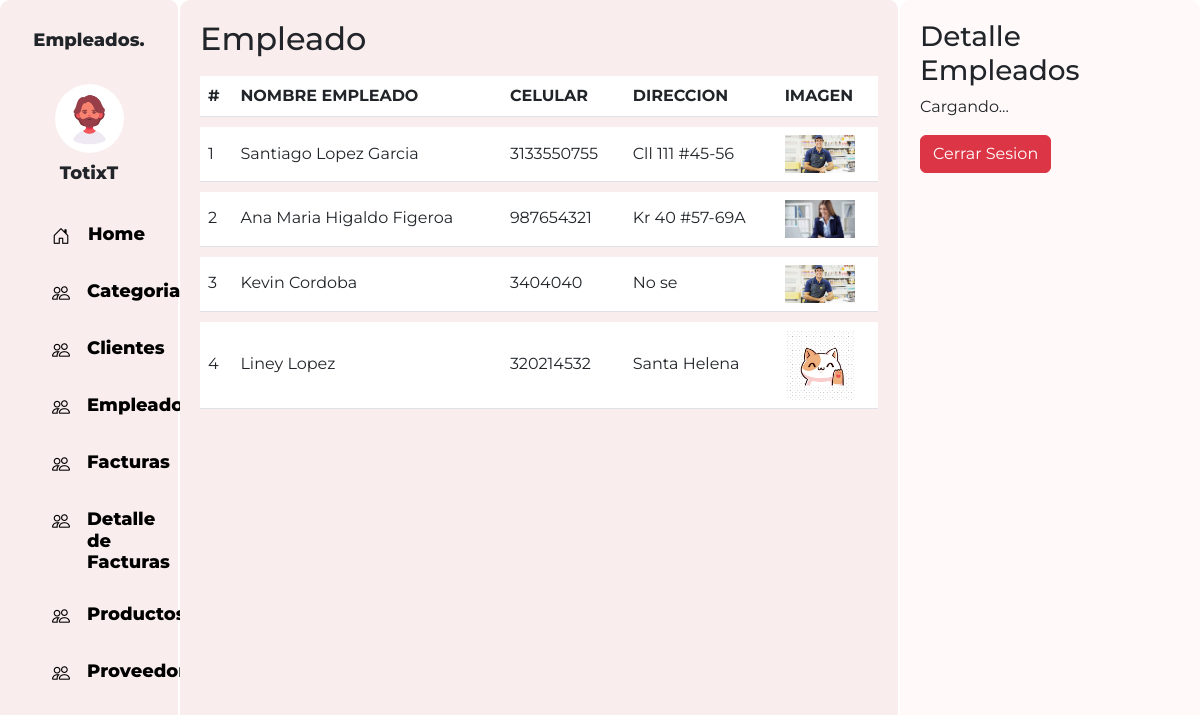
The page /Empleados2/empleados.php (signed in) on the database its author committed.
### tables this page shows
CREATE TABLE `empleados` (
  `Empleados_ID` int PRIMARY KEY AUTO_INCREMENT NOT NULL,
  `Nombre` varchar(60) NOT NULL,
  `Celular` bigint NOT NULL,
  `Direccion` varchar(60) NOT NULL,
  `Imagen` mediumblob NULL
);

### Empleados2/empleado.php (called while the page is built, shortened)
<?php
    class Empleado{
        protected $dbCnx;
        public function __construct($Empleados_ID=0,$Nombre="",$Celular="",$Direccion="",$Imagen=""){
            $this->dbCnx = new PDO(DB_TYPE . ":host=" . DB_HOST . ";dbname=" . DB_NAME, DB_USER, DB_PWD, [PDO::ATTR_DEFAULT_FETCH_MODE => PDO::FETCH_ASSOC]);
        }
        public function selectAll(){
            try {
                 $stm = $this->dbCnx->prepare("SELECT * FROM empleados");
                 $stm->execute();
                 return $stm->fetchAll();
            } catch (Exception $e) {
                $e -> getMessage();
            }
        }
    }
?>

### Empleados2/empleados.php (the view, shortened to what this page needs)
<?php
  require_once("empleado.php");
  $data = new Empleado();
  $all = $data->selectAll();
  $imagenPath = "../images/";
?>
<!DOCTYPE html>
<html>
<head>
  <link rel="stylesheet" href="https://cdn.jsdelivr.net/npm/bootstrap-icons@1.10.5/font/bootstrap-icons.css">
  <link href="https://cdn.jsdelivr.net/npm/bootstrap@5.3.0-alpha3/dist/css/bootstrap.min.css" rel="stylesheet"
>
  <link rel="stylesheet" type="text/css" href="../css/estudiantes.css">
</head>
<body>
  <div class="contenedor">
    <div class="parte-izquierda">
      <div class="perfil">
        <h3 style="margin-bottom: 2rem;">Empleados.</h3>
        <img src="../images/Diseño sin título.png" alt="" class="imagenPerfil">
        <h3><?php echo $_SESSION['Username']?></h3>
      </div>
      <div class="menus">
        <a href="../Home2/home.php" style="display: flex;gap:2px;">
          <i class="bi bi-house-door"> </i>
          <h3 style="margin: 0px;font-weight: 800;">Home</h3>
        </a>
        <a href="../Categorias2/categorias.php" style="display: flex;gap:1px;">
          <i class="bi bi-people"></i>
          <h3 style="margin: 0px;font-weight: 800;">Categorias</h3>
        </a>
        <a href="../Clientes2/clientes.php" style="display: flex;gap:1px;">
          <i class="bi bi-people"></i>
          <h3 style="margin: 0px;font-weight: 800;">Clientes</h3>
        </a>
        <a href="../Empleados2/empleados.php" style="display: flex;gap:1px;">
          <i class="bi bi-people"></i>
          <h3 style="margin: 0px;font-weight: 800;">Empleados</h3>
        </a>
        <a href="../Facturas2/facturas.php" style="display: flex;gap:1px;">
          <i class="bi bi-people"></i>
          <h3 style="margin: 0px;font-weight: 800;">Facturas</h3>
        </a>
        <a href="../Detalles2/detalles.php" style="display: flex;gap:1px;">
          <i class="bi bi-people"></i>
          <h3 style="margin: 0px;font-weight: 800;">Detalle de Facturas</h3>
        </a>
        <a href="../Productos2/productos.php" style="display: flex;gap:1px;">
          <i class="bi bi-people"></i>
          <h3 style="margin: 0px;font-weight: 800;">Productos</h3>
        </a>
        <a href="../Proveedores2/proveedores.php" style="display: flex;gap:1px;">
          <i class="bi bi-people"></i>
          <h3 style="margin: 0px;font-weight: 800;">Proveedores</h3>
        </a>
      </div>
    </div>
    <div class="parte-media">
      <div style="display: flex; justify-content: space-between;">
        <h2>Empleado</h2>
      </div>
      <div class="menuTabla contenedor2">
        <table class="table table-custom ">
          <thead>
            <tr>
              <th scope="col">#</th>
              <th scope="col">NOMBRE EMPLEADO</th>
              <th scope="col">CELULAR</th>
              <th scope="col">DIRECCION</th>
              <th scope="col">IMAGEN</th>
            </tr>
          </thead>
          <tbody class="" id="tabla">
            <?php
            foreach($all as $key=> $val){
            ?>
            <tr>
              <td><?php echo $val['Empleados_ID'] ?></td>
              <td><?php echo $val['Nombre'] ?></td>
              <td><?php echo $val['Celular'] ?></td>
              <td><?php echo $val['Direccion'] ?></td>
              <td><img src="<?php echo $imagenPath . $val['Imagen']; ?>" width="70px" alt=""></td>
            </tr>
          </tbody>
        <?php
            }
            ?>
        </table>
      </div>
    </div>
    <div class="parte-derecho " id="detalles">
      <h3>Detalle Empleados</h3>
      <p>Cargando...</p>
      <form method="POST">
        <input class="btn btn-danger" type="submit" name="LogOut" id="LogOut" value="Cerrar Sesion">
      </form>
    </div>
</body>
</html>

### css/estudiantes.css (style rules this page uses)
body { font-family: 'Montserrat', sans-serif; height: 100%; overflow: hidden; }
.contenedor { display: flex; flex-direction: row; height: 100vh; margin: 0; }
.contenedor2 { overflow: auto; height: calc(100vh - 100px); }
.parte-media { background-color: #faeded; width: 60%; padding: 20px; border-radius: 10px; border-right: 2px solid rgb(255, 255, 255); }
.parte-derecho { background-color: #fff9f9; width: 25%; padding: 20px; border-radius: 10px; }
.imagenPerfil { border-radius: 100%; width: 50%; height: 50%; }
.perfil { display: flex; justify-content: center; align-items: center; flex-direction: column; font-size:large; font-weight: 800; }
.perfil h3 { font-size:large; font-weight: 800; margin-top: 10px; }
a { text-decoration: none; font-weight: lighter; color: black; }
.menus { padding-left: 2rem; margin-top: 2rem; display: flex; flex-direction: column; justify-content: center; gap: 30px; }
.menus h3 { font-weight: lighter; font-size:large }
i { margin-right: 1rem; font-size: large; }
.table>tbody { vertical-align: sub !important; }
.table-custom { border-collapse: separate; border-spacing: 0 10px; }
.table-custom tbody tr { background-color: #f0f0f0; border-radius: 15px; }
.parte-izquierda { background-color: #faeded; width: 15%; border-right: 2px solid rgb(255, 255, 255); padding: 20px; border-radius: 10px; }

### rows shown on the page
empleados: Empleados_ID "1", Nombre "Santiago Lopez Garcia", Celular "3133550755", Direccion "Cll 111 #45-56", Imagen (picture)
empleados: Empleados_ID "2", Nombre "Ana Maria Higaldo Figeroa", Celular "987654321", Direccion "Kr 40 #57-69A", Imagen (picture)
empleados: Empleados_ID "3", Nombre "Kevin Cordoba", Celular "3404040", Direccion "No se", Imagen (picture)
empleados: Empleados_ID "4", Nombre "Liney Lopez", Celular "320214532", Direccion "Santa Helena", Imagen (placeholder picture)

### other values the page prints
$_SESSION['Username'] "TotixT"
